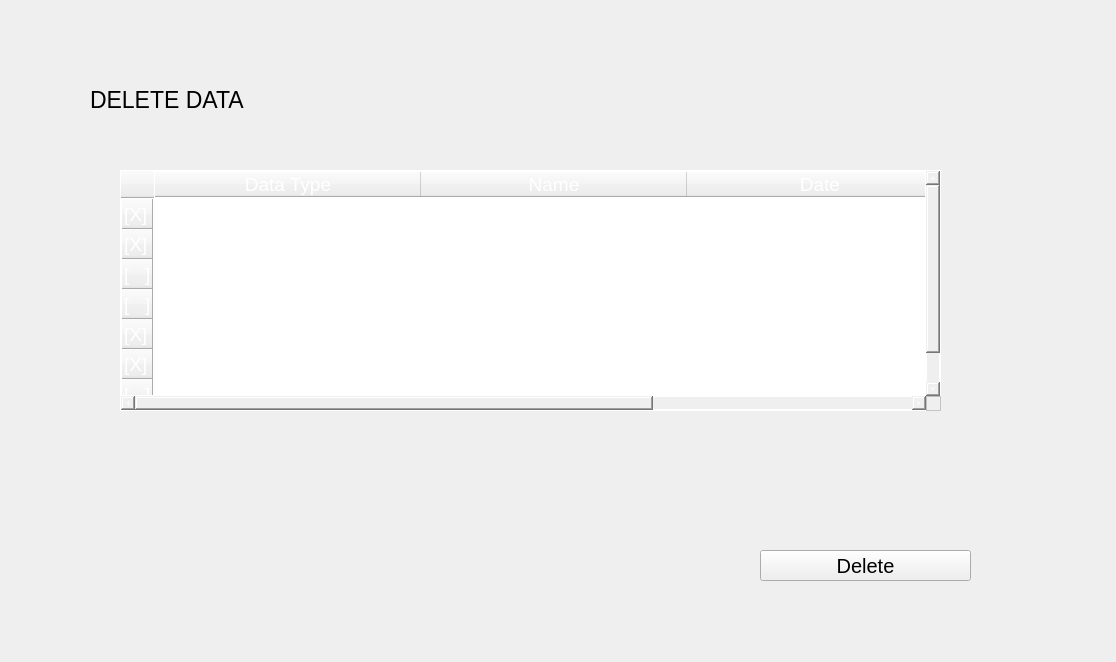
<?xml version="1.0" encoding="UTF-8"?>
<ui version="4.0">
 <class>Form</class>
 <widget class="QWidget" name="Form">
  <property name="geometry">
   <rect>
    <x>0</x>
    <y>0</y>
    <width>1116</width>
    <height>662</height>
   </rect>
  </property>
  <property name="windowTitle">
   <string>Form</string>
  </property>
  <widget class="QTableWidget" name="Table_Widget">
   <property name="geometry">
    <rect>
     <x>120</x>
     <y>170</y>
     <width>821</width>
     <height>241</height>
    </rect>
   </property>
   <property name="sizePolicy">
    <sizepolicy hsizetype="Expanding" vsizetype="Expanding">
     <horstretch>35</horstretch>
     <verstretch>21</verstretch>
    </sizepolicy>
   </property>
   <property name="font">
    <font>
     <pointsize>14</pointsize>
    </font>
   </property>
   <property name="tabletTracking">
    <bool>false</bool>
   </property>
   <property name="focusPolicy">
    <enum>Qt::WheelFocus</enum>
   </property>
   <property name="styleSheet">
    <string notr="true">gridline-color: white;
color: white;
border: 1px solid white;</string>
   </property>
   <property name="showGrid">
    <bool>true</bool>
   </property>
   <property name="sortingEnabled">
    <bool>false</bool>
   </property>
   <property name="wordWrap">
    <bool>true</bool>
   </property>
   <property name="cornerButtonEnabled">
    <bool>true</bool>
   </property>
   <property name="rowCount">
    <number>7</number>
   </property>
   <attribute name="horizontalHeaderVisible">
    <bool>true</bool>
   </attribute>
   <attribute name="horizontalHeaderCascadingSectionResizes">
    <bool>true</bool>
   </attribute>
   <attribute name="horizontalHeaderMinimumSectionSize">
    <number>36</number>
   </attribute>
   <attribute name="horizontalHeaderDefaultSectionSize">
    <number>266</number>
   </attribute>
   <attribute name="verticalHeaderMinimumSectionSize">
    <number>17</number>
   </attribute>
   <attribute name="verticalHeaderDefaultSectionSize">
    <number>30</number>
   </attribute>
   <row>
    <property name="text">
     <string>[X]</string>
    </property>
   </row>
   <row>
    <property name="text">
     <string>[X]</string>
    </property>
   </row>
   <row>
    <property name="text">
     <string>[   ]</string>
    </property>
   </row>
   <row>
    <property name="text">
     <string>[   ]</string>
    </property>
   </row>
   <row>
    <property name="text">
     <string>[X]</string>
    </property>
   </row>
   <row>
    <property name="text">
     <string>[X]</string>
    </property>
   </row>
   <row>
    <property name="text">
     <string>[   ]</string>
    </property>
   </row>
   <column>
    <property name="text">
     <string>Data Type</string>
    </property>
   </column>
   <column>
    <property name="text">
     <string>Name</string>
    </property>
   </column>
   <column>
    <property name="text">
     <string>Date</string>
    </property>
   </column>
   <item row="0" column="0">
    <property name="text">
     <string>Keystroke</string>
    </property>
   </item>
   <item row="0" column="1">
    <property name="text">
     <string>keys_01.pdf</string>
    </property>
   </item>
   <item row="0" column="2">
    <property name="text">
     <string>03/18/2021</string>
    </property>
   </item>
   <item row="1" column="0">
    <property name="text">
     <string>PCAP</string>
    </property>
   </item>
   <item row="1" column="1">
    <property name="text">
     <string>first-capture.pcapng</string>
    </property>
   </item>
   <item row="1" column="2">
    <property name="text">
     <string>03/17/2021</string>
    </property>
   </item>
   <item row="2" column="0">
    <property name="text">
     <string>PNG</string>
    </property>
   </item>
   <item row="2" column="1">
    <property name="text">
     <string>IMAGE_001.png</string>
    </property>
   </item>
   <item row="2" column="2">
    <property name="text">
     <string>03/13/2021</string>
    </property>
   </item>
   <item row="3" column="0">
    <property name="text">
     <string>PCAP</string>
    </property>
   </item>
   <item row="3" column="1">
    <property name="text">
     <string>second-capture.pcapng</string>
    </property>
   </item>
   <item row="3" column="2">
    <property name="text">
     <string>03/19/2021</string>
    </property>
   </item>
   <item row="4" column="0">
    <property name="text">
     <string>MP4</string>
    </property>
   </item>
   <item row="4" column="1">
    <property name="text">
     <string>VID_05576_03192021.MP4</string>
    </property>
   </item>
   <item row="4" column="2">
    <property name="text">
     <string>03/18/2021</string>
    </property>
   </item>
   <item row="5" column="0">
    <property name="text">
     <string>Keystrokes</string>
    </property>
   </item>
   <item row="5" column="1">
    <property name="text">
     <string>keys_02.pdf</string>
    </property>
   </item>
   <item row="5" column="2">
    <property name="text">
     <string>03/19/2021</string>
    </property>
   </item>
   <item row="6" column="0">
    <property name="text">
     <string>PNG</string>
    </property>
   </item>
   <item row="6" column="1">
    <property name="text">
     <string>IMAGE_002.png</string>
    </property>
   </item>
   <item row="6" column="2">
    <property name="text">
     <string>03/21/2021</string>
    </property>
   </item>
  </widget>
  <widget class="QLabel" name="label">
   <property name="geometry">
    <rect>
     <x>90</x>
     <y>90</y>
     <width>181</width>
     <height>19</height>
    </rect>
   </property>
   <property name="font">
    <font>
     <pointsize>17</pointsize>
    </font>
   </property>
   <property name="text">
    <string>DELETE DATA</string>
   </property>
  </widget>
  <widget class="QPushButton" name="pushButton">
   <property name="geometry">
    <rect>
     <x>760</x>
     <y>550</y>
     <width>211</width>
     <height>31</height>
    </rect>
   </property>
   <property name="font">
    <font>
     <pointsize>15</pointsize>
    </font>
   </property>
   <property name="text">
    <string>Delete</string>
   </property>
  </widget>
 </widget>
 <resources/>
 <connections/>
</ui>
